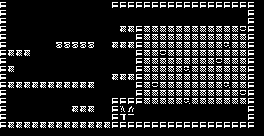

This is a level from a 2D game, rendered from its Tiled map with the project's own tilesets. A one-line summary and the complete map file follow:
An orthogonal 33x17 tile map with 8x8 px tiles, 1 tile layer (Tile Layer 1) and 3 objects (3x 1).

<map version="1.0" orientation="orthogonal" renderorder="right-down" width="33" height="17" tilewidth="8" tileheight="8" nextobjectid="4">
 <properties>
  <property name="name" value="Manic miner level 7" />
 </properties>
 <tileset firstgid="1" name="Tileset" tilewidth="6" tileheight="6">
  <image source="tileset.png" width="160" height="48" />
 </tileset>
 <layer name="Tile Layer 1" width="33" height="17">
  <properties>
   <property name="texture" value="tileset" />
  </properties>
  <data encoding="csv">
1,0,0,0,0,0,0,0,0,0,0,0,0,0,1,1,1,1,1,1,1,1,1,1,1,1,1,1,1,1,1,1,0,
1,0,0,0,0,0,0,0,0,0,0,0,0,0,0,0,0,0,0,0,0,0,0,0,0,0,0,0,0,0,0,1,0,
1,0,0,0,0,0,0,0,0,0,0,0,0,0,0,0,0,0,0,0,0,0,0,0,0,0,0,0,0,0,0,1,0,
1,0,0,0,0,0,0,0,0,0,0,0,0,0,0,2,2,1,3,3,3,3,3,3,3,3,3,3,3,3,6,1,0,
1,0,0,0,0,0,0,0,0,0,0,0,0,0,0,0,0,1,3,3,3,3,3,3,3,3,3,3,3,3,3,1,0,
1,0,0,0,0,0,0,4,4,4,4,4,0,0,2,2,2,1,3,3,3,3,3,3,3,3,3,3,7,3,3,1,0,
1,2,2,2,0,0,0,0,0,0,0,0,0,0,0,0,0,1,3,3,6,3,3,3,3,3,3,3,3,3,3,1,0,
1,0,0,0,0,0,0,0,0,0,0,0,0,0,0,0,0,1,3,3,3,3,3,3,3,3,3,6,3,3,3,1,0,
1,2,0,0,0,0,0,0,0,0,0,0,0,0,0,0,0,1,3,3,3,3,3,7,3,3,3,3,3,3,3,1,0,
1,0,0,0,0,0,0,0,0,0,0,0,0,0,2,2,2,1,3,3,3,3,3,3,3,3,3,3,3,3,3,1,0,
1,2,2,2,2,2,2,2,2,2,2,2,0,0,0,0,0,1,3,6,3,3,3,3,3,3,3,3,7,3,3,1,0,
1,0,0,0,0,0,0,0,0,0,0,0,0,0,0,0,0,1,3,3,3,3,3,3,3,3,3,3,3,3,6,1,0,
1,0,0,0,0,0,0,0,0,0,0,0,0,0,1,1,1,1,3,3,3,3,3,7,3,3,3,3,3,3,3,1,0,
1,0,20,0,0,0,0,0,0,2,2,2,0,0,1,10,11,0,0,0,0,0,0,0,0,0,0,0,0,0,0,1,0,
1,0,0,0,0,0,0,0,0,0,0,0,0,0,1,13,14,0,0,0,0,0,0,0,0,0,0,0,0,0,0,1,0,
1,2,2,2,2,2,2,2,2,2,2,2,2,2,1,1,1,1,1,1,1,1,1,1,1,1,1,1,1,1,1,1,0,
0,0,0,0,0,0,0,0,0,0,0,0,0,0,0,0,0,0,0,0,0,0,0,0,0,0,0,0,0,0,0,0,0
</data>
 </layer>
 <objectgroup name="Small enemies layer">
  <properties>
   <property name="_type" value="1" />
   <property name="size" value="16" />
   <property name="speedx" value="15" />
   <property name="speedy" value="0" />
   <property name="texture" value="enemies_12x12" />
  </properties>
  <object id="1" type="1" x="162.364" y="112.182">
   <polyline points="0,0 78,0" />
  </object>
  <object id="2" type="1" x="163.273" y="18.9091">
   <polyline points="0,0 78,0" />
  </object>
  <object id="3" type="1" x="75.2727" y="74.1818">
   <polyline points="0,0 -54,0" />
  </object>
 </objectgroup>
</map>
